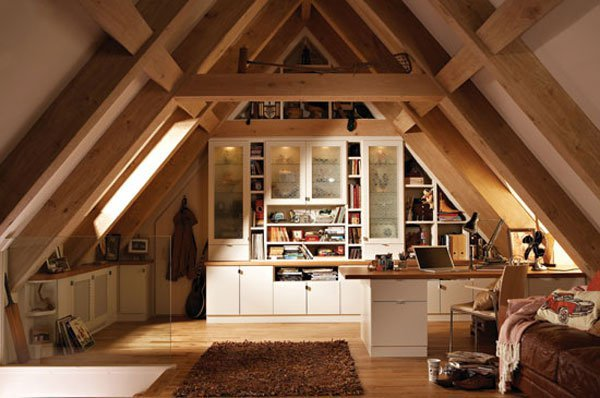
#> input picture DataSet/House.jpeg, 600 x 398 px
$ python DIP_019.py
#> lines starting #> are read from the running program, lines starting #| are printed output that depends on the picture
# Agregar Ruido a la imagen con OpenCV

import cv2
import numpy as np
import matplotlib.pyplot as plt

img = cv2.imread('DataSet/House.jpeg', cv2.IMREAD_GRAYSCALE)
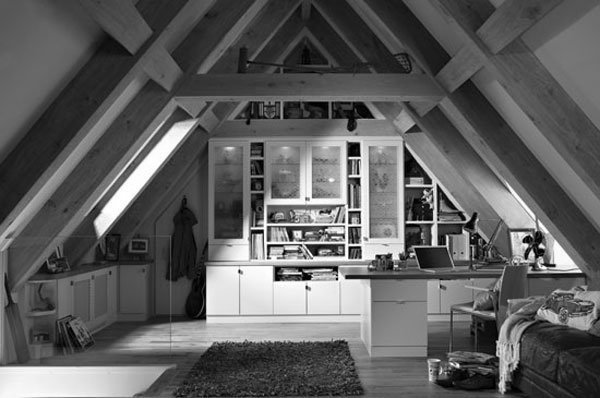
#> img: shape (398, 600); min 0, max 255, mean 94.5

# Gaussian noise
mu, sigma = 0.0, 20.0
noiseGause = np.random.normal(mu, sigma, img.shape)
imgGaussNoise = img + noiseGause
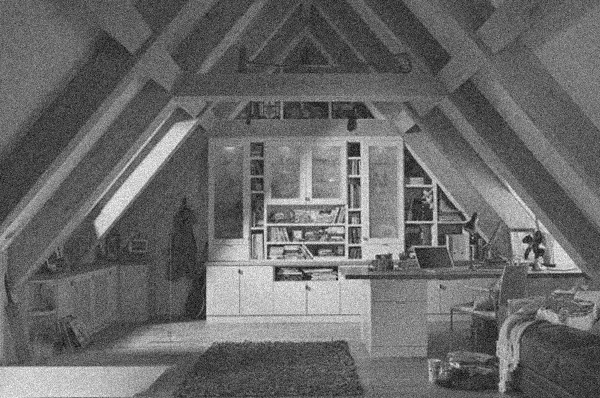
#> imgGaussNoise: shape (398, 600) float64; min -64.3, max 318.7, mean 94.6; drawn with min black and max white
imgGaussNoise = np.uint8(cv2.normalize(imgGaussNoise, None, 0, 255, cv2.NORM_MINMAX))  # Normalized to [0255]

# Rayleigh noise
a = 30.0
noiseRayleigh = np.random.rayleigh(a, size=img.shape)
imgRayleighNoise = img + noiseRayleigh
imgRayleighNoise = np.uint8(cv2.normalize(imgRayleighNoise, None, 0, 255, cv2.NORM_MINMAX))  # Normalized to [0255]

# Gamma noise
a, b = 10.0, 2.5
noiseGamma = np.random.gamma(shape=b, scale=a, size=img.shape)
imgGammaNoise = img + noiseGamma
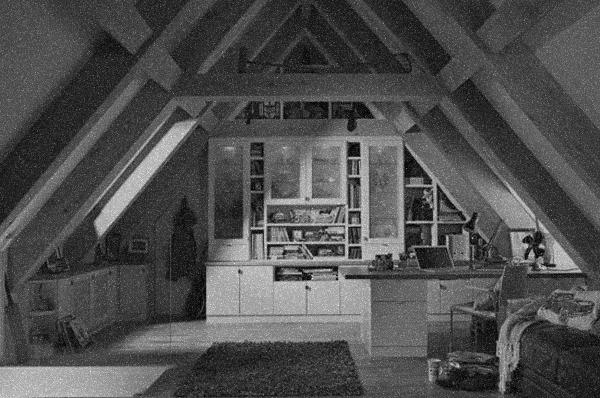
#> imgGammaNoise: shape (398, 600) float64; min 3.2, max 378.7, mean 119.6; drawn with min black and max white
imgGammaNoise = np.uint8(cv2.normalize(imgGammaNoise, None, 0, 255, cv2.NORM_MINMAX))  # Normalized to [0255]

# Exponential noise
a = 50.0
noiseExponent = np.random.exponential(scale=a, size=img.shape)
imgExponentNoise = img + noiseExponent
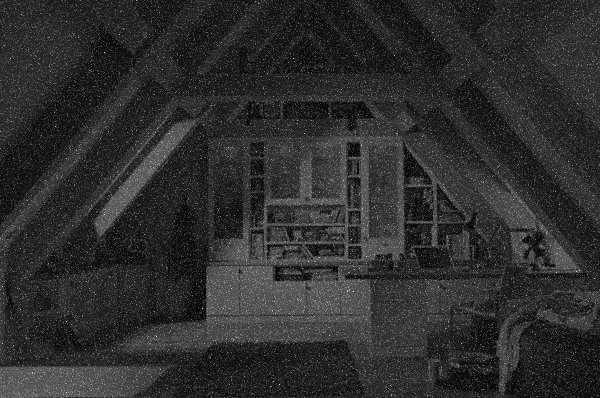
#> imgExponentNoise: shape (398, 600) float64; min 0.488, max 785.3, mean 144.4; drawn with min black and max white
imgExponentNoise = np.uint8(cv2.normalize(imgExponentNoise, None, 0, 255, cv2.NORM_MINMAX))  # Normalized to [0255]

# Uniform Noise
mean, sigma = 10, 100
a = 2 * mean - np.sqrt(12 * sigma)  # a = -14.64
b = 2 * mean + np.sqrt(12 * sigma)  # b = 54.64
noiseUniform = np.random.uniform(a, b, img.shape)
imgUniformNoise = img + noiseUniform
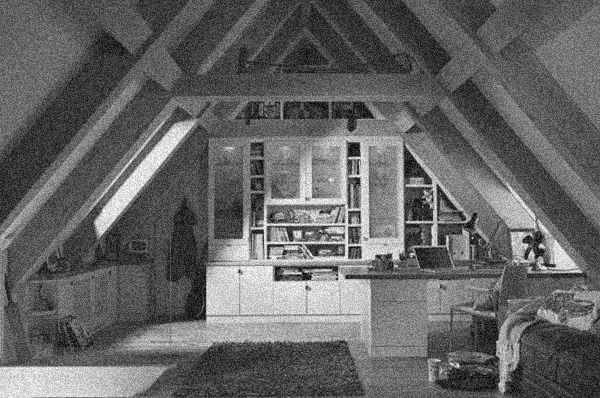
#> imgUniformNoise: shape (398, 600) float64; min -13.8, max 309.6, mean 114.5; drawn with min black and max white
imgUniformNoise = np.uint8(cv2.normalize(imgUniformNoise, None, 0, 255, cv2.NORM_MINMAX))  # Normalized to [0255]

# SP noise
ps, pp = 0.05, 0.02
mask = np.random.choice((0, 0.5, 1), size=img.shape[:2], p=[pp, (1-ps-pp), ps])
imgChoiceNoise = img.copy()
imgChoiceNoise[mask==1] = 255
imgChoiceNoise[mask==0] = 0
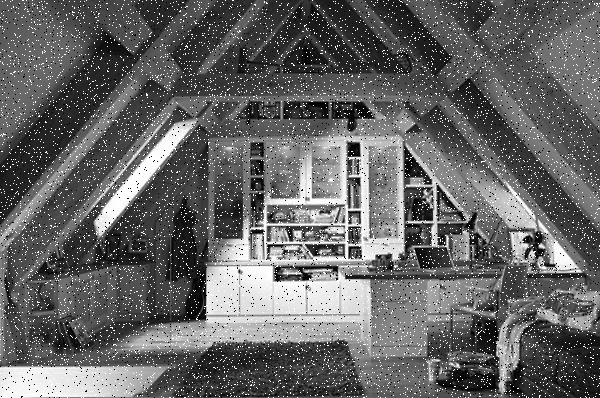
#> imgChoiceNoise: shape (398, 600); min 0, max 255, mean 100.6

plt.figure(figsize=(12, 8))

plt.subplot(231), plt.title("Gauss noise")
plt.imshow(imgGaussNoise), plt.gray()

plt.subplot(232), plt.title("Rayleigh noise")
plt.imshow(imgRayleighNoise), plt.gray()

plt.subplot(233), plt.title("Gamma noise")
plt.imshow(imgGammaNoise), plt.gray()

plt.subplot(234), plt.title("Exponential noise")
plt.imshow(imgExponentNoise), plt.gray()

plt.subplot(235), plt.title("Uniform noise")
plt.imshow(imgUniformNoise), plt.gray()

plt.subplot(236), plt.title("Salt-pepper noise")
plt.imshow(imgChoiceNoise), plt.gray()

plt.tight_layout()
plt.show()

plt.figure(figsize=(12, 8))

plt.subplot(231), plt.title("Gauss noise")
histNP, bins = np.histogram(imgGaussNoise.flatten(), bins=255, range=[0, 255], density=True)
#> histNP = 255 values, max 0.0126 at index 83, min 0 at index 4, mean 0.00392; bins = 256 values from 0 to 255
plt.bar(bins[:-1], histNP[:])

plt.subplot(232), plt.title("Rayleigh noise")
histNP, bins = np.histogram(imgRayleighNoise.flatten(), bins=255, range=[0, 255], density=True)
#> histNP = 255 values, max 0.0129 at index 66, min 0 at index 232, mean 0.00392
plt.bar(bins[:-1], histNP[:])

plt.subplot(233), plt.title("Gamma noise")
histNP, bins = np.histogram(imgGammaNoise.flatten(), bins=255, range=[0, 255], density=True)
#> histNP = 255 values, max 0.0128 at index 58, min 0 at index 227, mean 0.00392
plt.bar(bins[:-1], histNP[:])

plt.subplot(234), plt.title("Exponential noise")
histNP, bins = np.histogram(imgExponentNoise.flatten(), bins=255, range=[0, 255], density=True)
#> histNP = 255 values, max 0.0198 at index 30, min 0 at index 168, mean 0.00392
plt.bar(bins[:-1], histNP[:])

plt.subplot(235), plt.title("Uniform noise")
histNP, bins = np.histogram(imgUniformNoise.flatten(), bins=255, range=[0, 255], density=True)
#> histNP = 255 values, max 0.0106 at index 80, min 1.26e-05 at index 0, mean 0.00392
plt.bar(bins[:-1], histNP[:])

plt.subplot(236), plt.title("Salt-pepper noise")
histNP, bins = np.histogram(imgChoiceNoise.flatten(), bins=255, range=[0, 255], density=True)
#> histNP = 255 values, max 0.0523 at index 254, min 0.000523 at index 1, mean 0.00392
plt.bar(bins[:-1], histNP[:])

plt.tight_layout()
plt.show()
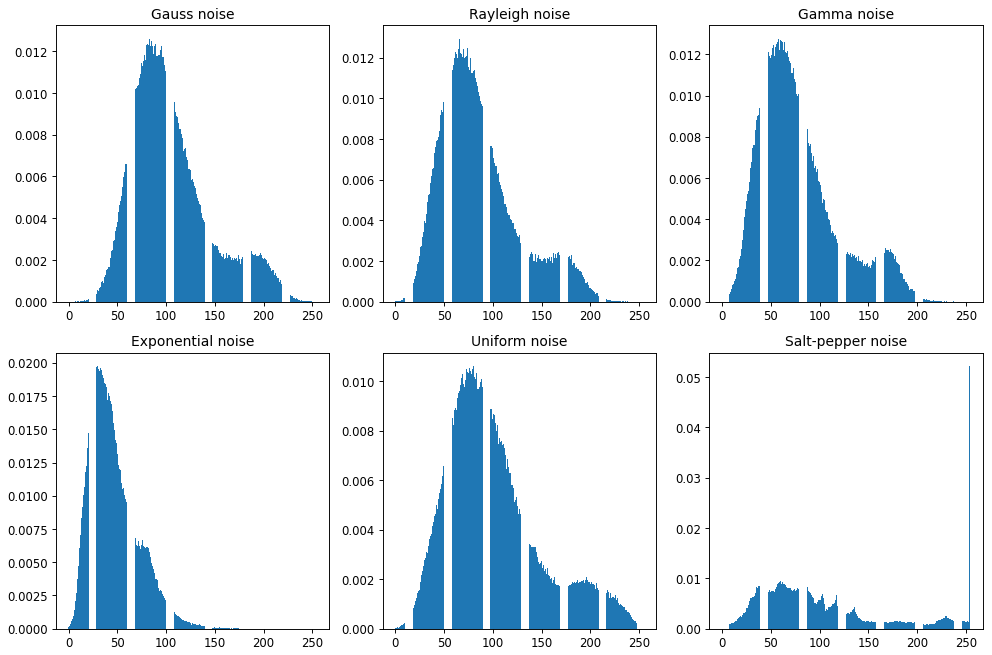
#> figure drawn by matplotlib, 6 panels; panel 1: tallest bar 0.0126 high, from x = 82.6 to 83.4; panel 2: tallest bar 0.0129 high, from x = 65.6 to 66.4; panel 3: tallest bar 0.0128 high, from x = 57.6 to 58.4; panel 4: tallest bar 0.0198 high, from x = 29.6 to 30.4
